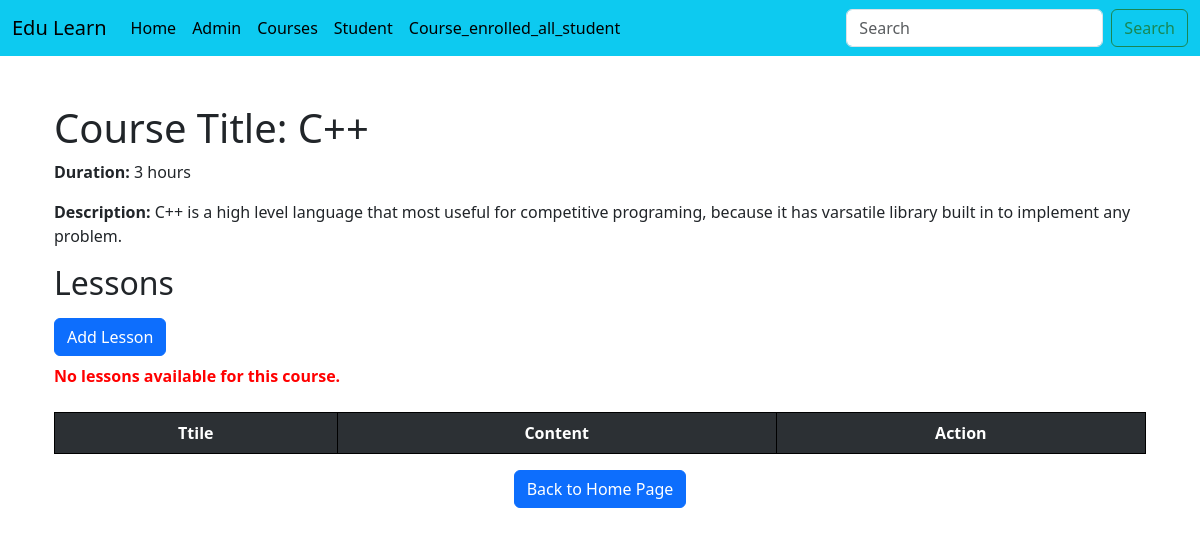
The app's page /courses/4/, older data.
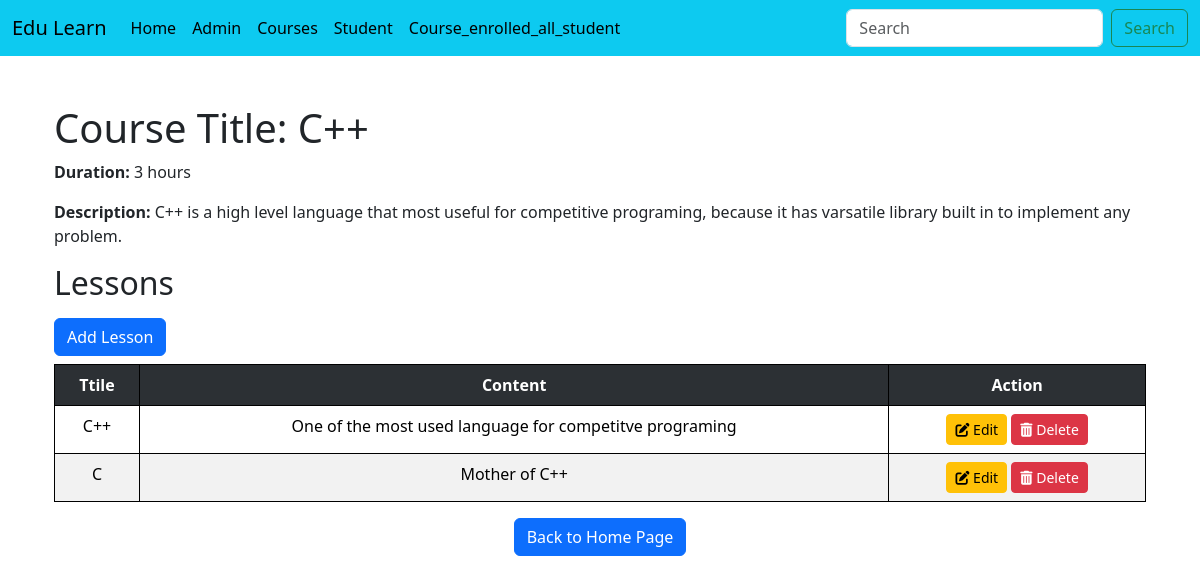
The same page, newer data.
### Courses/models.py (models this page shows, shortened)
class Lesson(models.Model):
    title = models.CharField(max_length=200)
    content = models.TextField()
    course = models.ForeignKey(Courses,on_delete=models.CASCADE,related_name='lessons')

### Courses/views.py (the view)
# urls.py: path('<int:courseID>/', views.Course_details, name='coursedetails'),
def Course_details(request, courseID):
    courses = get_object_or_404(Courses, id=courseID)
    lessons = courses.lessons.all()  # Correct way to access related lessons
    return render(request, 'Courses/course_details.html', {'lessons': lessons, 'courses': courses})

### templates/Courses/course_details.html (shortened to what this page needs)
{% extends "Courses/base.html" %}
{% block content %}
<div class="container">
  <h1>Course Title: {{ courses.title }}</h1>
<p><strong>Duration:</strong> {{ courses.duration }} hours</p>
<p><strong>Description:</strong> {{ courses.description }}</p>
<h2>Lessons</h2>
<a href="{% url 'lesson_create' %}" class="btn btn-primary my-2">Add Lesson</a><br>
<table class="table table-striped">
  <tr class="table-dark">
    <th>Ttile</th>
    <th>Content</th>
    <th>Action</th>
  </tr>
  {% for lesson in lessons %}
  <tr>
    <td>{{ lesson.title }}</td>
    <td>{{ lesson.content }}</td>
    <td>
      <a href="{% url 'lesson_update' lesson.id %}" class="btn btn-warning btn-sm">
          <i class="fas fa-edit"></i> Edit
      </a>
      <form action="{% url 'lesson_delete' lesson.id %}"  class="d-inline">
          <button type="submit" class="btn btn-danger btn-sm" >
              <i class="fas fa-trash-alt"></i> Delete
          </button>
      </form>
  </td>
  </tr>
  {% empty %}
  <strong style="color: red">No lessons available for this course.</strong
  ><br /><br />
  {% endfor %}
</table>
<div class="d-flex justify-content-center">
  <a href="{% url 'course_list' %}" class="btn btn-primary">Back to Home Page</a>
</div>
</div>
{% endblock content %}

Row changes from the older to the newer data that the page shows:
added Lesson: title "C++", content "One of the most used language for competitve programing"
added Lesson: title "C", content "Mother of C++"
Text that changed along with them:
text no longer shown: "No lessons available for this course."
